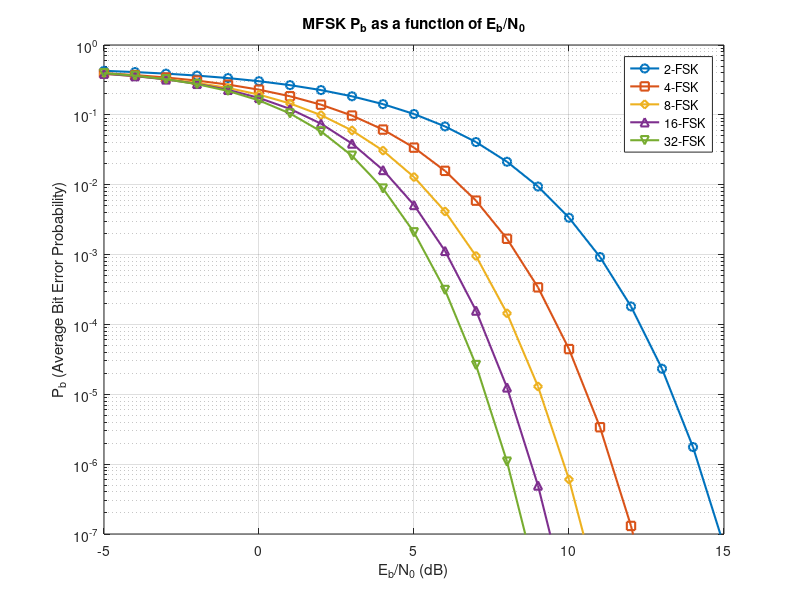
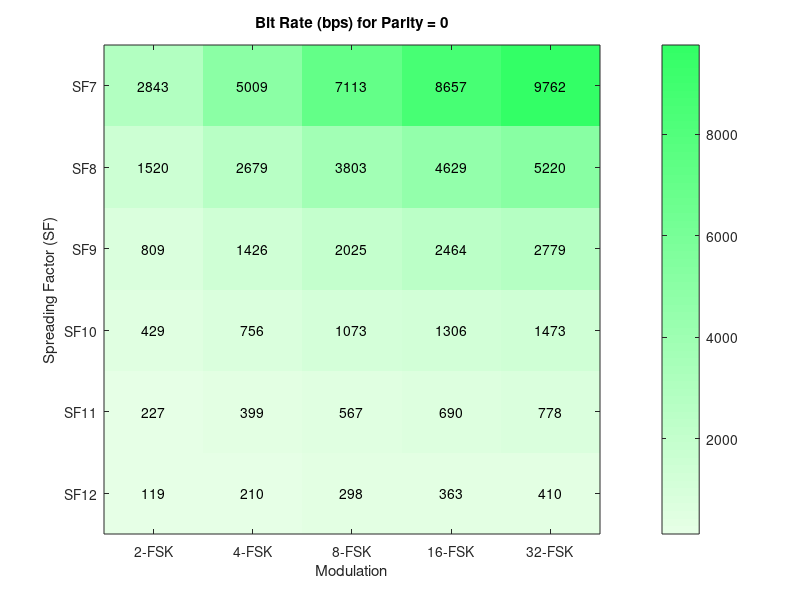
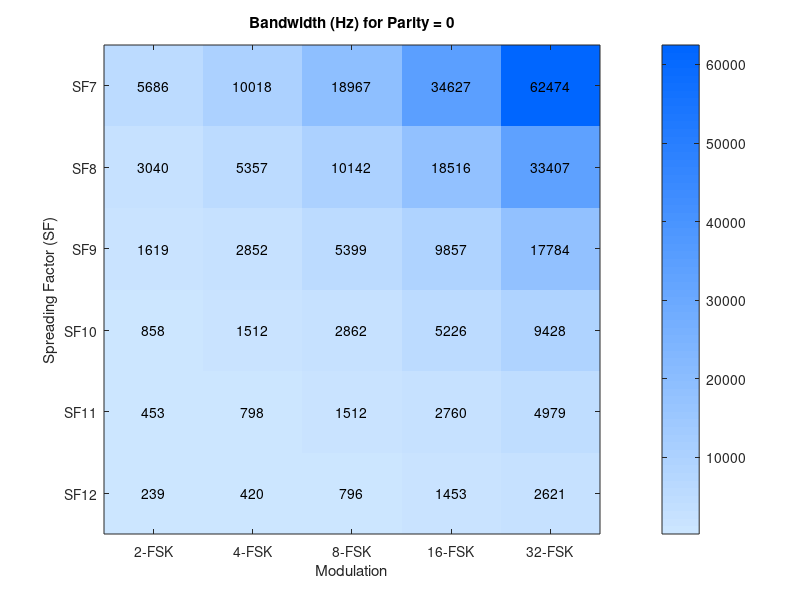
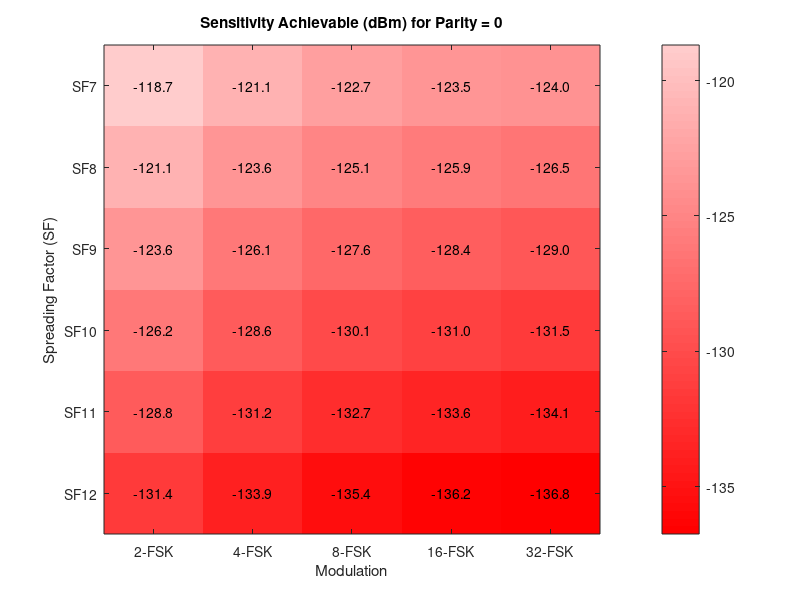

MATLAB code to generate these figures, in order:
%% MFSK sensitivity/spectrum efficiency study
% AUTHOR: Clara SORRE
% This MATLAB code analyzes the performance of MFSK modulation defined in
% the report, in terms of BER, sensitivity and spectral efficiency.
clc; clear; close all;

%% 1- compute Pb in function of EbN0: function reused in the following
function Pb = compute_Pb(EbN0_vec, M)
    Pb = zeros(size(EbN0_vec)); %preallocate the vector
    for k = 1:length(EbN0_vec)
        EbN0 = EbN0_vec(k);
        Pb_k = 0;
        for n = 1:M-1
            term = ((M / 2) / (M - 1)) * ((-1)^(n+1) / (n + 1)) * nchoosek(M - 1, n) * exp((-n * log2(M) * EbN0) / (n + 1)); %log2(M) because Es=m*Eb
            Pb_k = Pb_k + term; %each term of the approximation formula
        end
        Pb(k) = Pb_k;
    end
end

%% 2- Main script: MFSK P_b as a function of E_b/N_0
target_Pb = 1e-3; %target ber
m_values = 1:5; %this corresponds to M from 2 to 32
marker_list = {'o', 's', 'd', '^', 'v'}; % the markers 
EbN0_dB_range = -5:1:15;
EbN0_lin_range = 10.^(EbN0_dB_range / 10); %converting to linear scale
EbN0_estimated = zeros(1, length(m_values));
figure;
for idx = 1:length(m_values)
    m = m_values(idx);
    M = 2^m;
    Pb_values = compute_Pb(EbN0_lin_range, M); %interpolate to find the required Eb/N0 for the target ber
    EbN0_estimated(idx) = interp1(Pb_values, EbN0_dB_range, target_Pb, 'linear', 'extrap'); 
    semilogy(EbN0_dB_range, Pb_values, 'LineWidth', 1.5, 'Marker', marker_list{idx},'DisplayName', sprintf('%d-FSK', M)); hold on;
end
title('MFSK P_b as a function of E_b/N_0');
xlabel('E_b/N_0 (dB)');
ylabel('P_b (Average Bit Error Probability)');
legend show;
grid on;
ylim([1e-7, 1]);

%% 3- LoRa spectral efficiency & bit rate (SF fixed)
SF_values = 7:12;
p_values = 0:4;
BW_LoRa = 125e3;
spec_eff = zeros(length(SF_values), length(p_values));
bit_rate = zeros(length(SF_values), length(p_values));
for i = 1:length(SF_values)
    SF = SF_values(i);
    for j = 1:length(p_values)
        p = p_values(j);
        spec_eff(i,j) = (SF / (2^SF)) * (4 / (4 + p));
        bit_rate(i,j) = spec_eff(i,j) * BW_LoRa;
    end
end
disp(bit_rate);

%% 4- Sensitivity fixed like LoRa CSS: Bit rate reachable and bandwidth needed for each modulation scheme at fixed Pb
BW_LoRa=125e3;
NF= 6; %the receiver noise figure in dB
Pb_target = 1e-3; % target probability of bit error
z = sqrt(2) * erfcinv(4 * Pb_target); % corresponding z value
SF_values = 7:12;
p_values = 0:4;
Sensitivity_LoRa = zeros(length(SF_values), length(p_values)); % initialize result matrix
for i = 1:length(SF_values)%recreate the sensitivity of LoRa
    SF = SF_values(i);
    for j = 1:length(p_values)
        p = p_values(j);
        SNR_linear = ((z * sqrt(2) * SF) / (log10(SF)/log10(12))).* (4 / (4 + p)) ./ (2.^SF);% compute SNR in linear scale
        SNR_dB = 10 * log10(SNR_linear);
        Sensitivity_dBm = -174 + 10 * log10(BW_LoRa) + NF + SNR_dB;
        Sensitivity_LoRa(i, j) = Sensitivity_dBm;  % store in table
    end
end
Rb_table = zeros(length(SF_values), length(p_values), length(m_values));
BW_table = zeros(length(SF_values), length(p_values), length(m_values));
for idx1 = 1:length(m_values)
    m = m_values(idx1);
    M = 2^m;
    EbN0_lin = 10^(EbN0_estimated(idx1)/10);
    for idx2 = 1:length(SF_values)
        for idx3 = 1:length(p_values)
            p = p_values(idx3);
            S = Sensitivity_LoRa(idx2,idx3); % fixed sensitivity like LoRa
            Rb = ((10^((S + 174 - NF)/10)) / EbN0_lin)*(4/(p+4)); % Rb from noise power and sensitivity
            BW = (M * Rb) / m;  % required BW for M-FSK
            Rb_table(idx2, idx3, idx1) = Rb;
            BW_table(idx2, idx3, idx1) = BW;
        end
    end
    fprintf('Achievable Bit Rate for %d-FSK (bps): \n', M);
    disp(Rb_table(:,:,idx1));
    fprintf('and Needed Bandwidth for %d-FSK (Hz): \n', M);
    disp(BW_table(:,:,idx1));
end
% heatmaps for Bit Rate and Bandwidth at Sensitivity Fixed (p = 0)
SF_values = 7:12;
m_values = [1 2 3 4 5]; % → M = 2, 4, 8, 16, 32
M_labels = {'2-FSK', '4-FSK', '8-FSK', '16-FSK', '32-FSK'};
p_index = 1; % p = 0
Rb_p0 = squeeze(Rb_table(:, p_index, :));  % [SF x MFSK]for p = 0
BW_p0 = squeeze(BW_table(:, p_index, :));  % [SF x MFSK]
bluemap = [linspace(0.8,0,64)', linspace(0.9,0.4,64)', ones(64,1)];
greenmap = [linspace(0.9,0.2,64)', ones(64,1), linspace(0.9,0.4,64)'];
figure; % Heatmap: Bit Rate
imagesc(Rb_p0);
colormap(greenmap);
colorbar;
title('Bit Rate (bps) for Parity = 0');
xlabel('Modulation');
ylabel('Spreading Factor (SF)');
xticks(1:length(M_labels));
xticklabels(M_labels);
yticks(1:length(SF_values));
yticklabels(arrayfun(@(x) sprintf('SF%d', x), SF_values, 'UniformOutput', false));
for i = 1:size(Rb_p0,1)
    for j = 1:size(Rb_p0,2)
        text(j, i, sprintf('%.0f', Rb_p0(i,j)), 'HorizontalAlignment', 'center', 'Color', 'k');
    end
end
% heatmap: Bandwidth
figure;
imagesc(BW_p0);
colormap(bluemap);
colorbar;
title('Bandwidth (Hz) for Parity = 0');
xlabel('Modulation');
ylabel('Spreading Factor (SF)');
xticks(1:length(M_labels));
xticklabels(M_labels);
yticks(1:length(SF_values));
yticklabels(arrayfun(@(x) sprintf('SF%d', x), SF_values, 'UniformOutput', false));
for i = 1:size(BW_p0,1)
    for j = 1:size(BW_p0,2)
        text(j, i, sprintf('%.0f', BW_p0(i,j)), 'HorizontalAlignment', 'center', 'Color', 'k');
    end
end

%% 5- Bit rate fixed like LoRa CSS: Sensitivity reachable and bandwidth needed for each modulation scheme at fixed Pb
NF = 6; % noise figure
S = zeros(length(SF_values), length(p_values), length(m_values));
BW = zeros(length(SF_values), length(p_values), length(m_values));
for idx1 = 1:length(m_values) %5
    m = m_values(idx1);
    fprintf('Estimated Sensitivity for %d-FSK (dB): \n', 2^m);
    for idx2 = 1:length(SF_values) %7
        for idx3 = 1:length(p_values) %5
            EbN0_lin = 10^(EbN0_estimated(idx1)/10);
            Rb = bit_rate(idx2, idx3);
            S(idx2, idx3, idx1) = -174 + NF + 10 * log10(Rb * EbN0_lin);
            BW(idx2, idx3, idx1) = ((2^m) * Rb) / m;
        end
    end
    disp(S(:,:,idx1));
    fprintf('and Estimated Bandwidth for %d-FSK (dB): \n', 2^m);
    disp(BW(:,:,idx1));
end
SF_values = 7:12;
m_values = [1 2 3 4 5]; % → M = 2, 4, 8, 16, 32
M_labels = {'2-FSK', '4-FSK', '8-FSK', '16-FSK', '32-FSK'}; % display for bit rate fixed
p_index = 1; % Parity = 0
S_p0 = squeeze(S(:, p_index, :));  % [SF x MFSK] % extract sensitivity and bandwidth for parity = 0
BW_p0 = squeeze(BW(:, p_index, :)); % [SF x MFSK]
% heatmap:sensitivity
figure;
imagesc(S_p0);
redmap = [ones(64,1), linspace(0.8,0,64)', linspace(0.8,0,64)'];
colormap(flipud(redmap));
colorbar;
title('Sensitivity Achievable (dBm) for Parity = 0');
xlabel('Modulation');
ylabel('Spreading Factor (SF)');
xticks(1:length(M_labels));
xticklabels(M_labels);
yticks(1:length(SF_values));
yticklabels(arrayfun(@(x) sprintf('SF%d', x), SF_values, 'UniformOutput', false));
for i = 1:size(S_p0,1)
    for j = 1:size(S_p0,2)
        text(j, i, sprintf('%.1f', S_p0(i,j)), 'HorizontalAlignment', 'center', 'Color', 'k');
    end
end
bluemap = [linspace(0.8,0,64)', linspace(0.9,0.4,64)', ones(64,1)];
figure; % heatmap: Bandwidth
imagesc(BW_p0);
colormap(bluemap);
colorbar;
title('Bandwidth Needed (Hz) for Parity = 0');
xlabel('Modulation');
ylabel('Spreading Factor (SF)');
xticks(1:length(M_labels));
xticklabels(M_labels);
yticks(1:length(SF_values));
yticklabels(arrayfun(@(x) sprintf('SF%d', x), SF_values, 'UniformOutput', false));
for i = 1:size(BW_p0,1)
    for j = 1:size(BW_p0,2)
        text(j, i, sprintf('%.0f', BW_p0(i,j)), 'HorizontalAlignment', 'center', 'Color', 'k');
    end
end


%% 6- BW fixed to 125e3 Hz: compute achievable bit rate and sensi for fixed bw
BW=125e3;
m=0;
NF= 6;
Rb = zeros(1, length(m_values));
sensi = zeros(1, length(m_values));
for idx2 = 1:length(m_values)
    m = m_values(idx2);
    Rb(idx2)=(m*BW)/(2^m);
    sensi(idx2) = -174 + NF + 10*log10(Rb(idx2) * 10^(EbN0_estimated(idx2)/10));

end
display(Rb)
display(sensi)




%% 7- OFDM-MFSK STUDY for sensi fixed like LoRa
% use bit rate from LoRa and bit rate obtained from MFSK study when
% sensitivity fixed as lora
% formula: N>= M* int(bit_rate_lora/bit_rate_mfsk)
subcarriers_spacing = zeros(length(SF_values), length(p_values), length(m_values));
bandwidth_needed_persub= zeros(length(SF_values), length(p_values), length(m_values));
can_achieve_lora_bit_rate = false(length(SF_values), length(p_values), length(m_values));
BW_used=zeros(length(SF_values), length(p_values), length(m_values));
subcarriers_needed=zeros(length(SF_values), length(p_values), length(m_values));
g=0;
for x1 = 1:length(m_values)
    m = m_values(x1);
    for x2 = 1:length(p_values)
        p = p_values(x2);
        for x3 = 1:length(SF_values)
            SF = SF_values(x3);
            subcarriers_needed(x3, x2, x1)=(2^m)*ceil(bit_rate(x3, x2)/Rb_table(x3, x2, x1));
            % 
            % division(x3, x2, x1)=bit_rate(x3, x2)/Rb_table(x3, x2, x1);
            %subcarriers_needed(x3, x2, x1) = ceil(division(x3, x2, x1)*M);
            if subcarriers_needed(x3, x2, x1)==0
                BW_used(x3, x2, x1)= BW_table(x3, x2, x1);
            end

            if subcarriers_needed(x3, x2, x1) ~= 0
                subcarriers_spacing(x3, x2, x1) = BW_LoRa/subcarriers_needed(x3, x2, x1);
                bandwidth_needed_persub(x3, x2, x1)=(Rb_table(x3, x2, x1) *2^m)/m;
                if subcarriers_spacing(x3, x2, x1)>=bandwidth_needed_persub(x3, x2, x1)
                    can_achieve_lora_bit_rate(x3, x2, x1)= true;
                    if can_achieve_lora_bit_rate(x3, x2, x1) == true
                        BW_used(x3, x2, x1)=subcarriers_needed(x3, x2, x1)*bandwidth_needed_persub(x3, x2, x1);
                        %remaining_bw(x3, x2, x1)=BW_LoRa-BW_used(x3, x2, x1);
                        %spec_eff_mfsk_improved(x3, x2, x1)=Rb_table(x3, x2, x1)/BW_used(x3, x2, x1);
                    else
                        BW_used(x3, x2, x1)=subcarriers_needed(x3, x2, x1)*bandwidth_needed_persub(x3, x2, x1);
                    end

                else
                    BW_used(x3, x2, x1)=subcarriers_needed(x3, x2, x1)*bandwidth_needed_persub(x3, x2, x1);
                end    
            
            end
        
        end

    end
end

disp(BW_used)
disp(subcarriers_needed)

